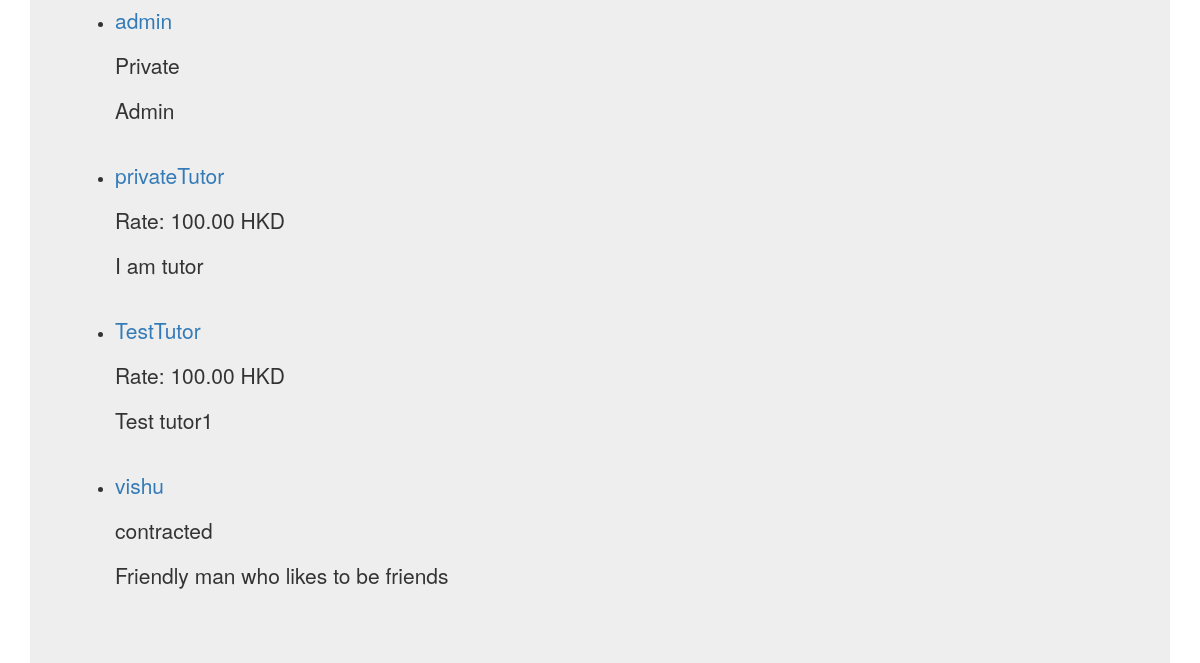
The page /tutoria/search/ (lower part) on the database as committed earlier.
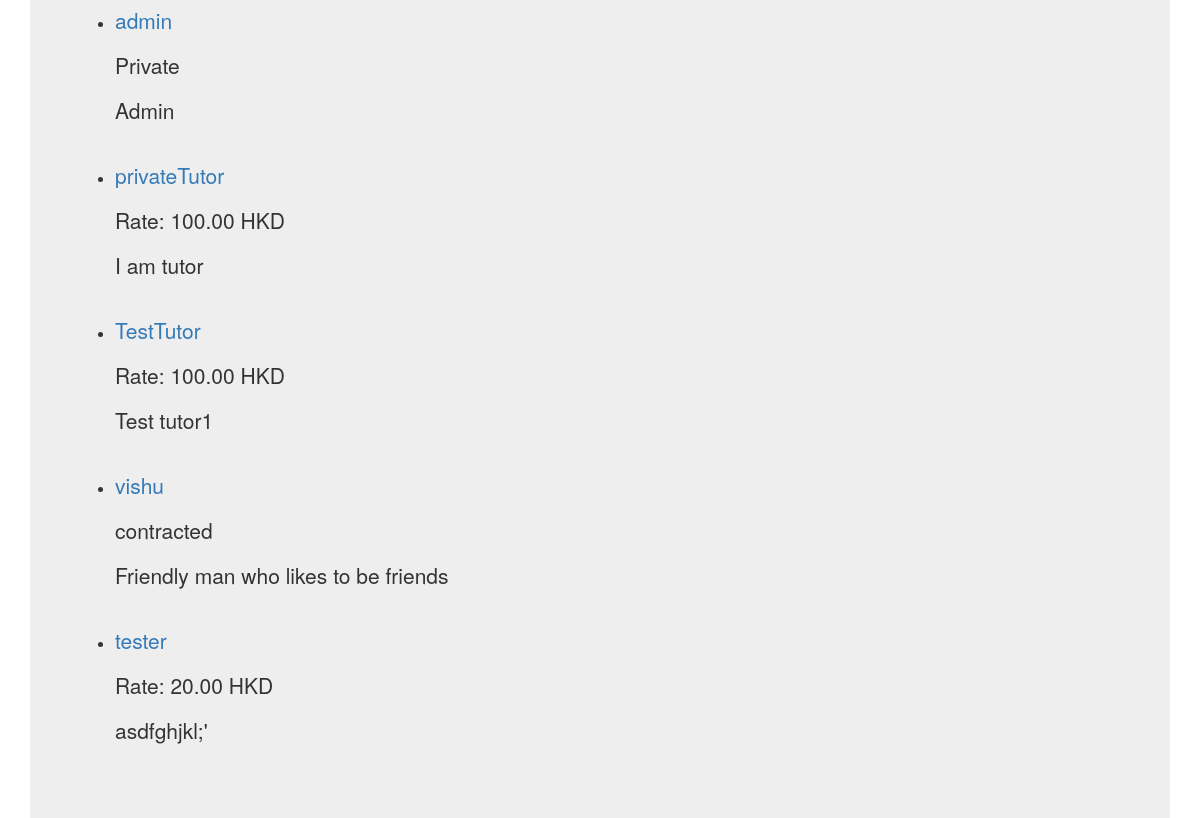
The same page on the database as committed later.
### tutoria/models.py (models this page shows, shortened)
class Tutor(models.Model):
    first_name = models.CharField(max_length=100, default="")
    last_name = models.CharField(max_length=100, default="")
    username = models.CharField(max_length=100)
    biography = models.CharField(max_length=10000)
    university = models.CharField(max_length=100)
    tutortype = models.CharField(max_length=10)
    isStudent = models.BooleanField(default=False)
    rate = models.DecimalField(decimal_places=2, max_digits=10, default=0)
    course = models.CharField(max_length=10, default="")
    subject = models.CharField(max_length=100, default="")

### tutoria/views.py (the view)
def search(request):
    tutors = Tutor.objects.all()
    return render(request, 'tutoria/search.html', {'tutors': tutors})

### tutoria/templates/tutoria/search.html (shortened to what this page needs)
<!doctype html>
<html lang="en">
  <head>
    {% load staticfiles %}
    <link rel="stylesheet" href="https://maxcdn.bootstrapcdn.com/bootstrap/3.3.7/css/bootstrap.min.css">
    <link rel="stylesheet" type="text/css" href="{% static 'tutoria/style.css' %}"/>
  </head>
  <body>
    <main role="main" class="container">
      <div class="jumbotron">
        <form class="form-horizontal" role="form" action="/tutoria/nameSearch/" method="post">
  <div class="row">
        </form>
        <br>
        <ul class="tutorlist">
          {% for tutor in tutors %}
            <li data-position="{{tutor.rate}}">
                  <p><a href="/tutoria/viewProfile/{{tutor.id}}">{{tutor.username}}</a></p>
                  <p>{% if tutor.tutortype == "private" %}Rate: {{tutor.rate}} HKD {% else %} {{tutor.tutortype}} {% endif %} </p>
                  <p>{{tutor.biography}}</p>
                  <br>
            </li>
          {% endfor %}
        </ul>
      </div>
    </main>
  </body>
</html>

Rows that differ between the two databases and show on the page:
added Tutor: username "tester", rate "20.00", biography "asdfghjkl;'"
